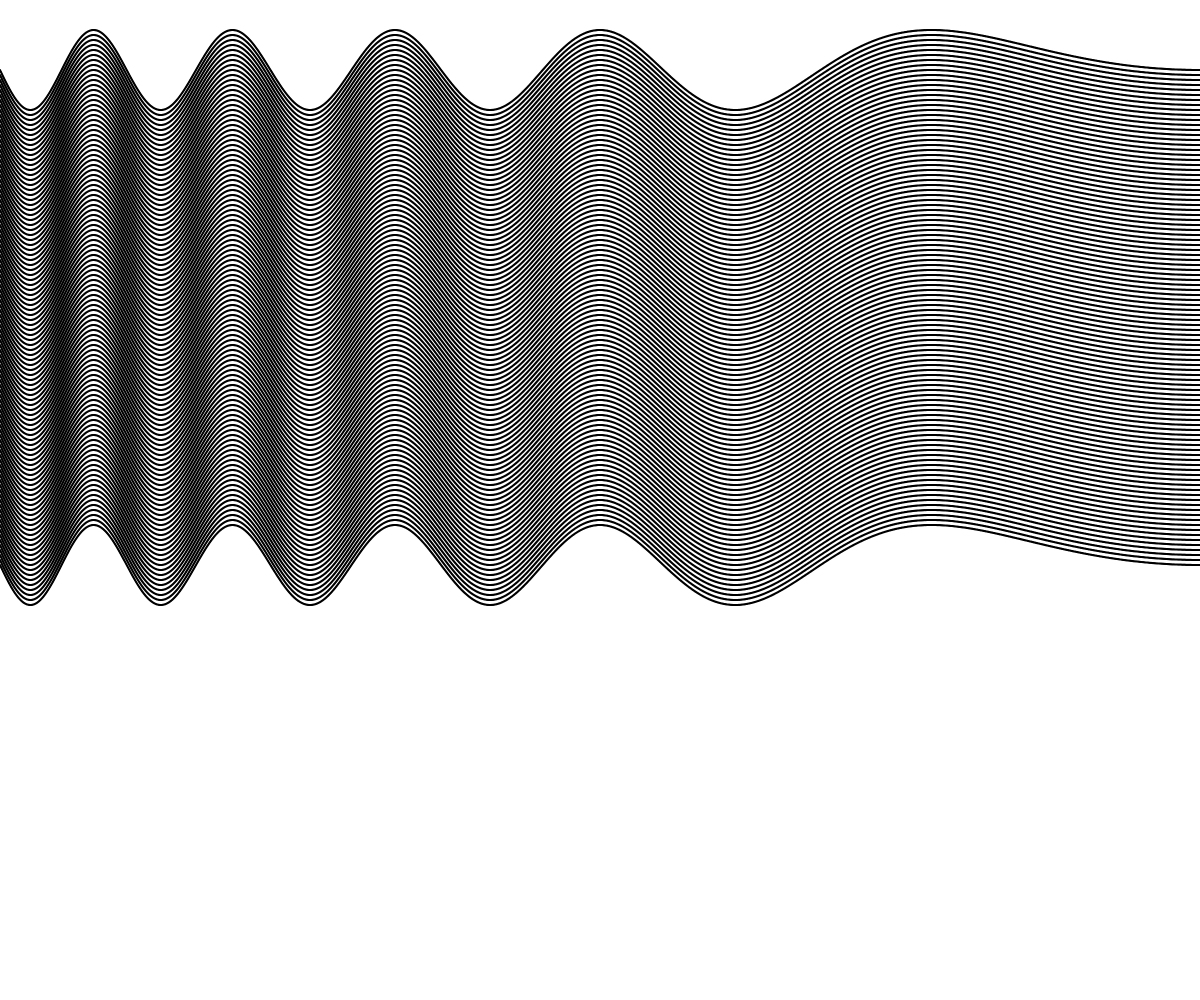
Frame 1 (no input)
Frame 2 (the mouse pressed at the canvas centre, redrawn once): identical to frame 1, image omitted

The p5.js sketch that drew this single still picture (run headless with seeded random() and noise() and a simulated clock; the mouse was pressed at the canvas centre and the sketch redrawn once):

// p5.js sketch
// ── sketch.js
let amplitude = 40
let frequency_start = 10
let frequency_end =  5
let repetitions = 100
let line_offset = 5
function setup() {
  createCanvas(windowWidth, windowHeight);
  pixelDensity(2)
   noLoop();
}

function draw() {
  background(255)
  smooth()
  stroke(0)
  strokeCap(ROUND)
  strokeJoin(ROUND)
  strokeWeight(2)
  translate(0, amplitude + 30)
  for (j = 0; j < repetitions; j++){
    for(i = 0; i < width; i=i+1) {
      line(i, amplitude*sin(TWO_PI*map(i,0,width,frequency_start,frequency_end)*i/(width)), i+1,amplitude*sin(TWO_PI*map(i+1,0,width,frequency_start,frequency_end)*(i + 1)/(width)))
    }
    translate(0, line_offset)
  }
}

function windowResized() {
  resizeCanvas(windowWidth, windowHeight);
}
